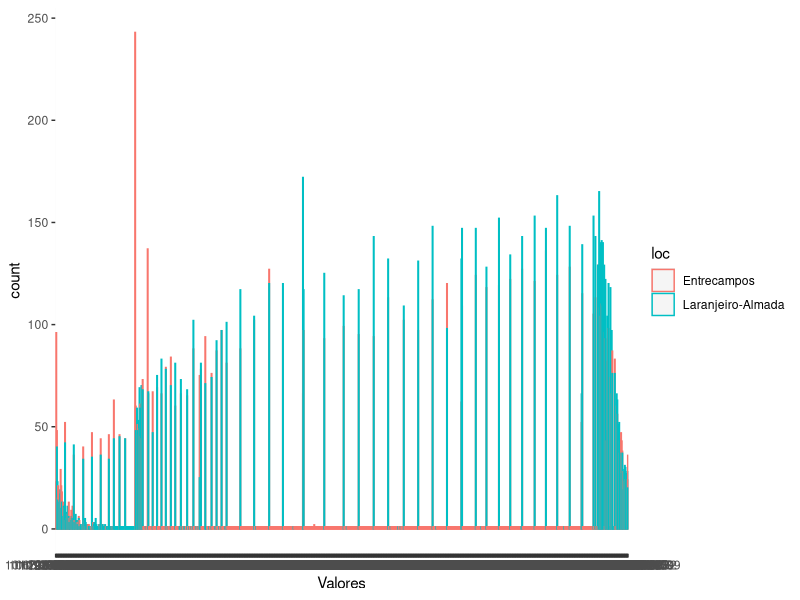

Recreate this plot in R.
library(readxl)
library(ggplot2)

Values <- read_excel ("data/QualidadeARO3.xlsx")

Almada <- Values[,"Laranjeiro-Almada"]
Entrecampos <- Values[,"Entrecampos"]

colnames(Almada)<- c("Valores")
colnames(Entrecampos)<- c("Valores")


m <- rbind(Almada,Entrecampos)

df <- data.frame("loc" = rep(c("Laranjeiro-Almada","Entrecampos"), each=8784),
                "Valores" = m)

ggplot(df, aes(x=Valores, color=loc)) + geom_histogram(bins=30,stat="count",binwidth=5,alpha=0.5, position="identity",fill="white")

